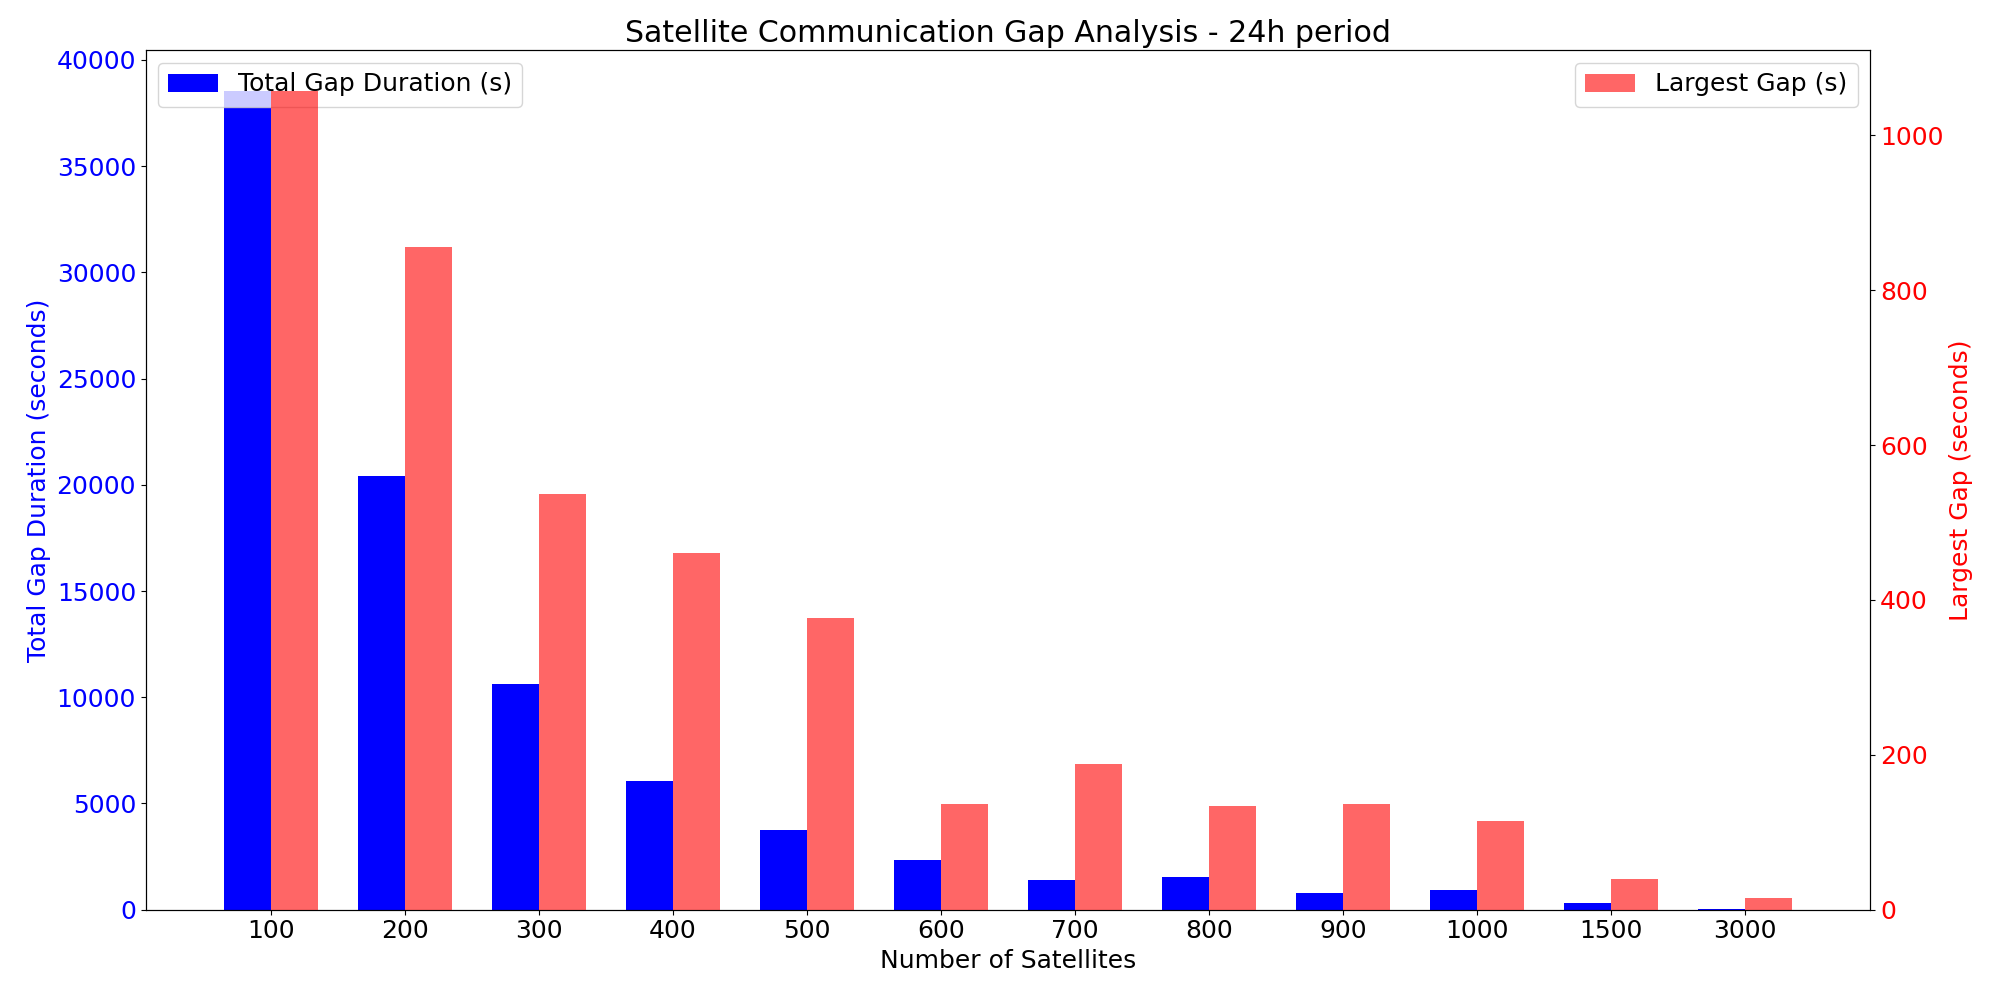

This chart was generated by the following Python code:
import matplotlib.pyplot as plt
import os
import re
from datetime import timedelta
import numpy as np

plt.rc('font', size=18)  # Adjust font size for readability

def parse_gap_report(file_path):
    with open(file_path, 'r') as file:
        content = file.read()

    # Find the number of gaps
    gap_count = content.count("Gap of")

    # Extract total gap duration
    total_gap_search = re.search(r"Total gap duration: (.+)", content)
    total_gap_duration = timedelta()
    if total_gap_search:
        total_gap_str = total_gap_search.group(1)
        h, m, s = map(float, total_gap_str.split(':'))
        total_gap_duration = timedelta(hours=h, minutes=m, seconds=s)

    # Compute the largest gap by iterating over all gap entries
    gap_durations = re.findall(r"Gap of (.+?) found", content)
    largest_gap_duration = timedelta()
    for gap in gap_durations:
        h, m, s = map(float, gap.split(':'))
        current_gap_duration = timedelta(hours=h, minutes=m, seconds=float(s))
        if current_gap_duration > largest_gap_duration:
            largest_gap_duration = current_gap_duration

    return gap_count, total_gap_duration.total_seconds(), largest_gap_duration.total_seconds()

# Assuming files are stored in a folder named 'NumSat'
folder_path = "NumSat"
file_names = [os.path.join(folder_path, f) for f in os.listdir(folder_path) if f.endswith('_gaps_report.txt')]

# Extracting information from each file
data = {}
for file_path in file_names:
    # Extract the number of satellites from the file name
    num_satellites = int(re.search(r"(\d+)", file_path).group(1))
    gap_count, total_gap_duration, largest_gap_duration = parse_gap_report(file_path)
    data[num_satellites] = (gap_count, total_gap_duration, largest_gap_duration)

# Sort data by number of satellites
sorted_data = sorted(data.items())

# Print total gap duration sorted by number of satellites
for num_sat, info in sorted_data:
    gap_count, total_gap_duration, largest_gap_duration = info
    print(f"Number of Satellites: {num_sat}, Total Gap Duration: {total_gap_duration:.2f}, Largest Gap: {largest_gap_duration:.2f}")

# Plot 2: Total Gap Duration and Largest Gap
fig2, ax2 = plt.subplots(figsize=(20, 10))
total_gaps = [item[1][1] for item in sorted_data]
largest_gaps = [item[1][2] for item in sorted_data]

bar_width = 0.35
index = np.arange(len(sorted_data))

# Create the bar for Total Gap Duration on the primary y-axis
rects1 = ax2.bar(index - bar_width/2, total_gaps, bar_width, color='blue', label='Total Gap Duration (s)')

# Create an additional y-axis for the Largest Gap
ax3 = ax2.twinx()
# Create the bar for Largest Gap on the secondary y-axis
rects2 = ax3.bar(index + bar_width/2, largest_gaps, bar_width, color='red', label='Largest Gap (s)', alpha=0.6)

ax2.set_xlabel('Number of Satellites')
ax2.set_ylabel('Total Gap Duration (seconds)', color='blue')
ax3.set_ylabel('Largest Gap (seconds)', color='red')
ax2.set_xticks(index)
ax2.set_xticklabels([item[0] for item in sorted_data])
ax2.tick_params(axis='y', labelcolor='blue')
ax3.tick_params(axis='y', labelcolor='red')

fig2.tight_layout()  # Adjust layout to make room for the legend
ax2.legend(loc='upper left')
ax3.legend(loc='upper right')
plt.subplots_adjust(top=0.95)  # Adjust the top margin; increase the value if the title is cut off
plt.title('Satellite Communication Gap Analysis - 24h period')
plt.savefig('plot_gap_analysis.png')  # Save the plot as a PNG file
# plt.show()
